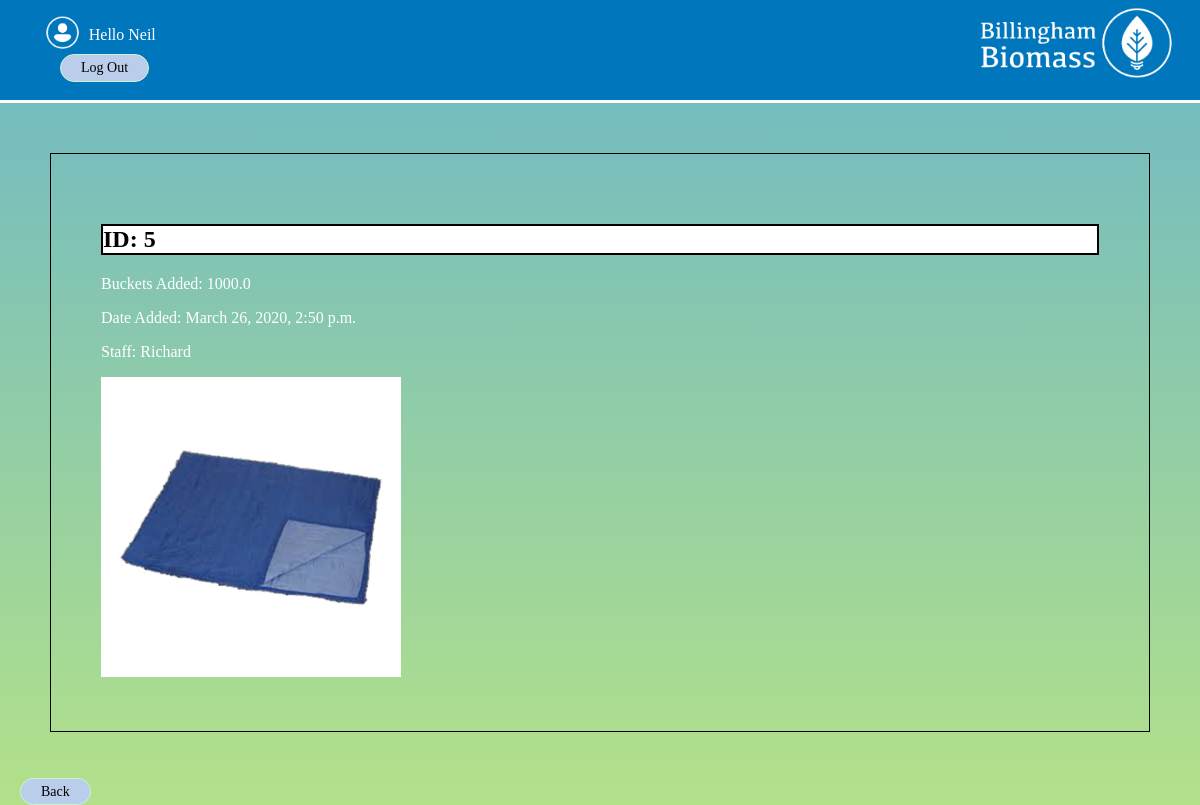
The page /systems/systemtwo/fuellog/5/ (signed in) on the database its author committed.
### systems/models.py (models this page shows, shortened)
class FuelLogSystemTwoMod(models.Model):
    buckets_added = models.DecimalField(max_digits=1000,decimal_places=1)
    date = models.DateTimeField(auto_now_add = True)
    day = models.DateField(auto_now_add = True)
    staff = models.ForeignKey(User,on_delete=models.CASCADE)
    thumb = models.ImageField(blank=True,null=True)

### systems/views.py (the view)
# urls.py: path('systemtwo/fuellog/<id>/',views.idfuelLogSystemTwo, name='idfuellogsystemtwo'),
@login_required(login_url="/accounts/login/")
def idfuelLogSystemTwo(request,id):
    id = FuelLogSystemTwoMod.objects.get(id=id)
    return render(request,'systems/idfuellogsystemtwo.html',{'id':id})

### systems/templates/systems/idfuellogsystemtwo.html
{% extends 'base_layout.html' %}
{% block content %}
<div class="record-view">
  <h2>ID: {{id.id}}</h2>
  <p>Buckets Added: {{id.buckets_added}}</p>
  <p>Date Added: {{id.date}}</p>
  <p>Staff: {{id.staff}}</p>
  {% if id.thumb %}
    <img src="{{id.thumb.url}}"></img>
  {% else %}
    <p>No image uploaded</p>
  {% endif %}
</div>
<div>
<a class="back-button" href="javascript:history.back()">Back</a>
</div>
{% endblock %}

### templates/base_layout.html (shortened to what this page needs)
{% load static from staticfiles %}
<!DOCTYPE html>
<html lang="en" dir="ltr">
  <head>
    <link rel="stylesheet" href="{% static 'styles.css'%}">
  </head>
  <body>
    <div class="head">
      <a href="{% url 'home' %}" ><img src="{% static 'Biomass.png' %}" class="logo" alt="Biomass-Logo" ></img></a>
    <nav class="navigation">
      <ul>
        {% if user.is_authenticated %}
        <li>
          <form class="logout-link" action="{% url 'accounts:logout' %}" method="post">
            <img class="loginimages" onclick="openNav()" src="{%static 'User.png'%}" alt="user-img">
            Hello {{user}} <button type="submit"> Log Out </button>
          </form>
        </li>
        {% endif %}
      </ul>
    </nav>
</div>
    <div class="wrapper">
      {% block content %}
      {% endblock %}
    </div>
  </body>
</html>

### assets/styles.css (style rules this page uses)
* { font-family:"Kefa"; }
html { -webkit-tap-highlight-color:transparent; }
.head { background:rgb(0,118,188); height:100px; margin-top:-1em; border-bottom:3px solid white; }
.loginimages { height:2.5em; transform:translateY(30%); cursor:pointer; }
.record-view { display:block; padding:50px; border:1px solid black; margin:50px; }
.record-view h2 { background-color: white; border: solid 2px rgba(0,0,0,1); color:black; font-family:"Kefa"; }
.record-view p { display:table; font-family:"Kefa"; color:white; }
.record-view img { height:300px; width:300px; }
@media only screen and (min-width: 751px) { .logo { position:block; z-index:2; float:right; top:0.5em; width:250px; height:auto; } }
@media only screen and (min-width: 751px) { .navigation li { position:block; z-index:1; float:left; list-style-type:none; bottom:3em; padding:0 2em 0 0; color:white; font-size:16px; } }
.navigation li button { border-radius:40px; color:white; padding: 5px 20px; text-align: center; text-decoration: none; display: block; font-size: 14px; margin: 10px 20px; transition-duration: 0.4s; cursor: pointer; }
.navigation li button { background-color:#bacdea; color: black; border: 1px solid #cff1d1; }
.back-button { border-radius:40px; color:white; padding: 5px 20px; text-decoration: none; font-size: 14px; margin: 10px 20px; transition-duration: 0.4s; cursor: pointer; }
.back-button { background-color:#bacdea; color: black; border: 1px solid #cff1d1; }
body { background:rgba(200,255,200,0.7) }
html { height: 100%; }
body { background-image: linear-gradient(rgba(0, 111, 183, 0.5), rgba(142, 195, 60, 0.5)); height: 100%; margin: 0; background-repeat: no-repeat; background-attachment: fixed; }

### rows shown on the page
FuelLogSystemTwoMod: id "5", buckets_added "1000.0", date "March 26, 2020, 2:50 p.m.", staff "Richard", thumb (picture)

### other values the page prints
{{ user }} "Neil"
